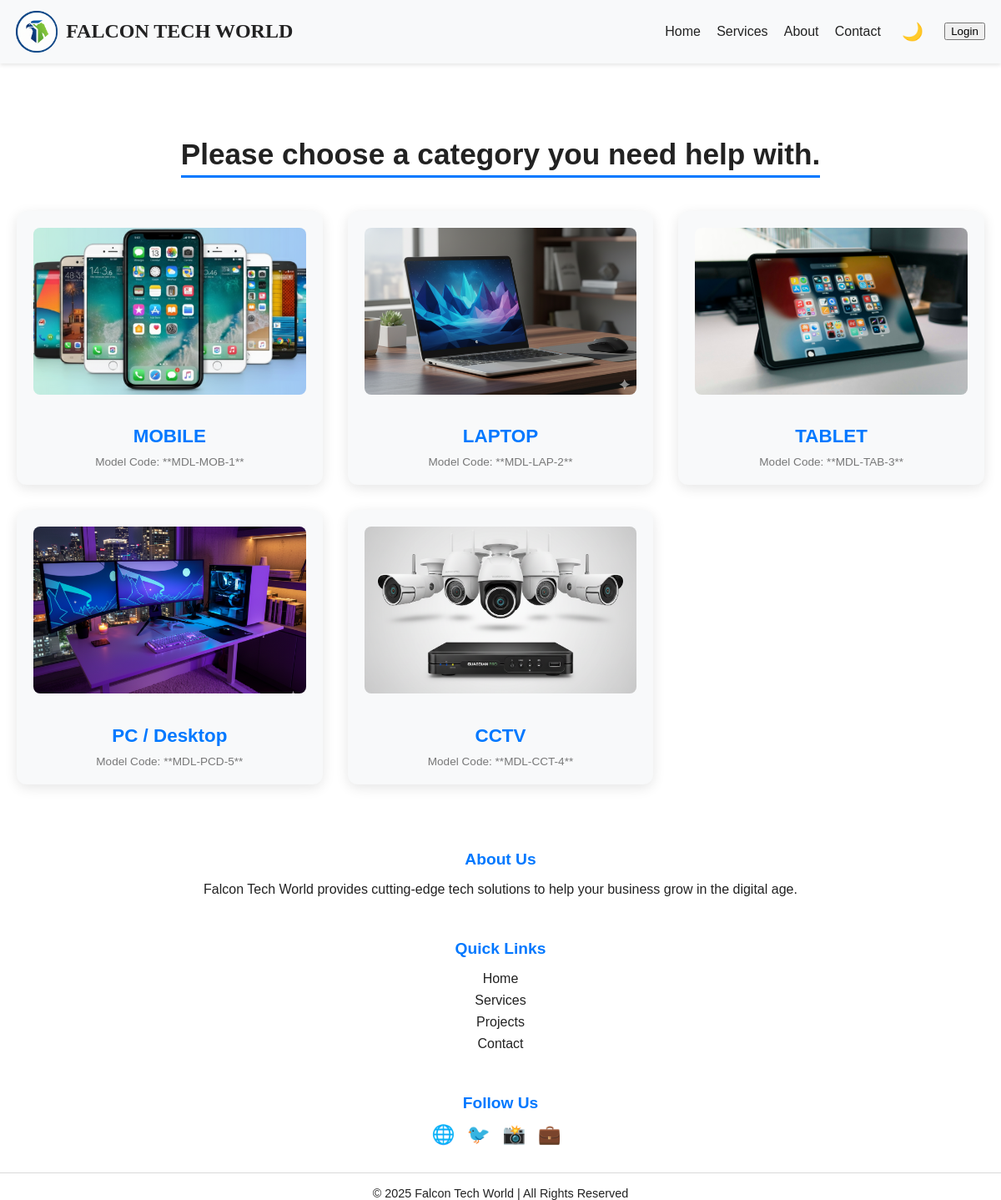
Page /services/ on the committed database.
### Admin/models.py (models this page shows, shortened)
class Category(models.Model):
    name = models.CharField(max_length=100, unique=True)
    description = models.TextField(blank=True, null=True)
    model_code = models.CharField(max_length=100, blank=True, null=True, help_text="Internal manufacturer/vendor code")
    sku = models.CharField(max_length=50, unique=True, editable=False)
    image = models.ImageField(upload_to='categories/', blank=True, null=True)
    slug = models.SlugField(max_length=150, unique=True, blank=True)
    display_order = models.PositiveIntegerField(default=0)
    created_at = models.DateTimeField(auto_now_add=True)
    updated_at = models.DateTimeField(auto_now=True)
    class Meta:
        verbose_name_plural = "Categories"
        ordering = ['name']

### services/views.py (the view)
# urls.py: path("", service, name="service"),
def service(request):
    desired_order = [
        "MOBILE",
        "LAPTOP",
        "TABLET",
        "PC / DESKTOP",
        "CCTV"
    ]
    all_categories = Category.objects.all()
    order_mapping = {name: index for index, name in enumerate(desired_order)}
    sorted_categories = sorted(
        all_categories,
        key=lambda category: order_mapping.get(category.name.upper(), len(desired_order))
    )
    context = {'categories': sorted_categories}
    return render(request, 'service/service.html',context)

### templates/service/service.html (shortened to what this page needs)
{% extends 'base.html' %}
{% load static %}
{% block content %}
<section class="category-section">
    <div class="container">
        <div class="section-heading">
            <h2>Please choose a category you need help with.</h2>
        </div>
        <div class="category-grid">
            {% for category in categories  %}
                <a href="{% url 'service_subcategories' category.slug %}" class="category-box">
                    <div class="category-box-image">
                        {% if category.image %}
                            <img src="{{ category.image.url }}" alt="{{ category.name }} Image">
                        {% else %}
                            <img src="{% static 'images/category_placeholder.png' %}" alt="Placeholder Image for {{ category.name }}">
                        {% endif %}
                    </div>
                    <h3>{{ category.name }}</h3>
                    <div class="details">
                        Model Code: **{{ category.model_code|default:'N/A' }}** </div>
                </a>
            {% empty %}
                <p style="grid-column: 1 / -1; font-size: 1.2rem;">
                    No product categories found yet. Check back soon!
                </p>
            {% endfor %}
        </div>
    </div>
</section>
{% endblock %}

### static/base/style.css (style rules this page uses)
:root { --font-main: Arial, sans-serif; --transition-speed: 0.3s; --bg-color: #ffffff; --text-color: #222; --header-bg: #f8f9fa; --footer-bg: #f1f3f4; --accent: #0078ff; }
html { scroll-behavior: smooth; }
* { transition: background-color 0.4s ease, color 0.4s ease, border-color 0.4s ease, fill 0.4s ease; }
body { margin: 0; font-family: var(--font-main); background-color: var(--bg-color); color: var(--text-color); transition: background-color var(--transition-speed), color var(--transition-speed); }
a { text-decoration: none; }

### templates/service/service.html (style rules this page uses)
.category-section { padding: 60px 20px; text-align: center; background-color: var(--bg-color); color: var(--text-color); box-sizing: border-box; }
.container { max-width: 1200px; margin: 0 auto; }
.section-heading h2 { font-size: 2.2rem; margin-bottom: 40px; border-bottom: 3px solid var(--accent); display: inline-block; padding-bottom: 5px; }
.category-grid { display: grid; grid-template-columns: repeat(auto-fit, minmax(280px, 1fr)); row-gap: 30px; column-gap: 30px; align-items: stretch; }
.category-box { background-color: var(--header-bg); border-radius: 12px; padding: 20px; order: 0 !important; text-align: center; box-shadow: 0 4px 15px rgba(0, 0, 0, 0.1); transition: transform 0.3s ease, box-shadow 0.3s ease; text-decoration: none; color: var(--text-color); display: flex; flex-direction: column; justify-content: space-between; height: 100%; box-sizing: border-box; }
.category-box-image { width: 100%; height: 200px; overflow: hidden; border-radius: 8px; margin-bottom: 15px; border: 1px solid rgba(var(--text-color), 0.1); flex-shrink: 0; }
.category-box-image img { width: 100%; height: 100%; object-fit: cover; transition: transform 0.3s ease; }
.category-box h3 { font-size: 1.4rem; color: var(--accent); margin-bottom: 10px; }
.category-box .details { margin-top: 15px; font-size: 0.85rem; color: var(--text-color); opacity: 0.6; margin-top: auto; }

### rows in the picture
Category: image (picture), name "MOBILE", model_code "MDL-MOB-1"
Category: image (picture), name "LAPTOP", model_code "MDL-LAP-2"
Category: image (picture), name "TABLET", model_code "MDL-TAB-3"
Category: image (picture), name "PC / Desktop", model_code "MDL-PCD-5"
Category: image (picture), name "CCTV", model_code "MDL-CCT-4"
